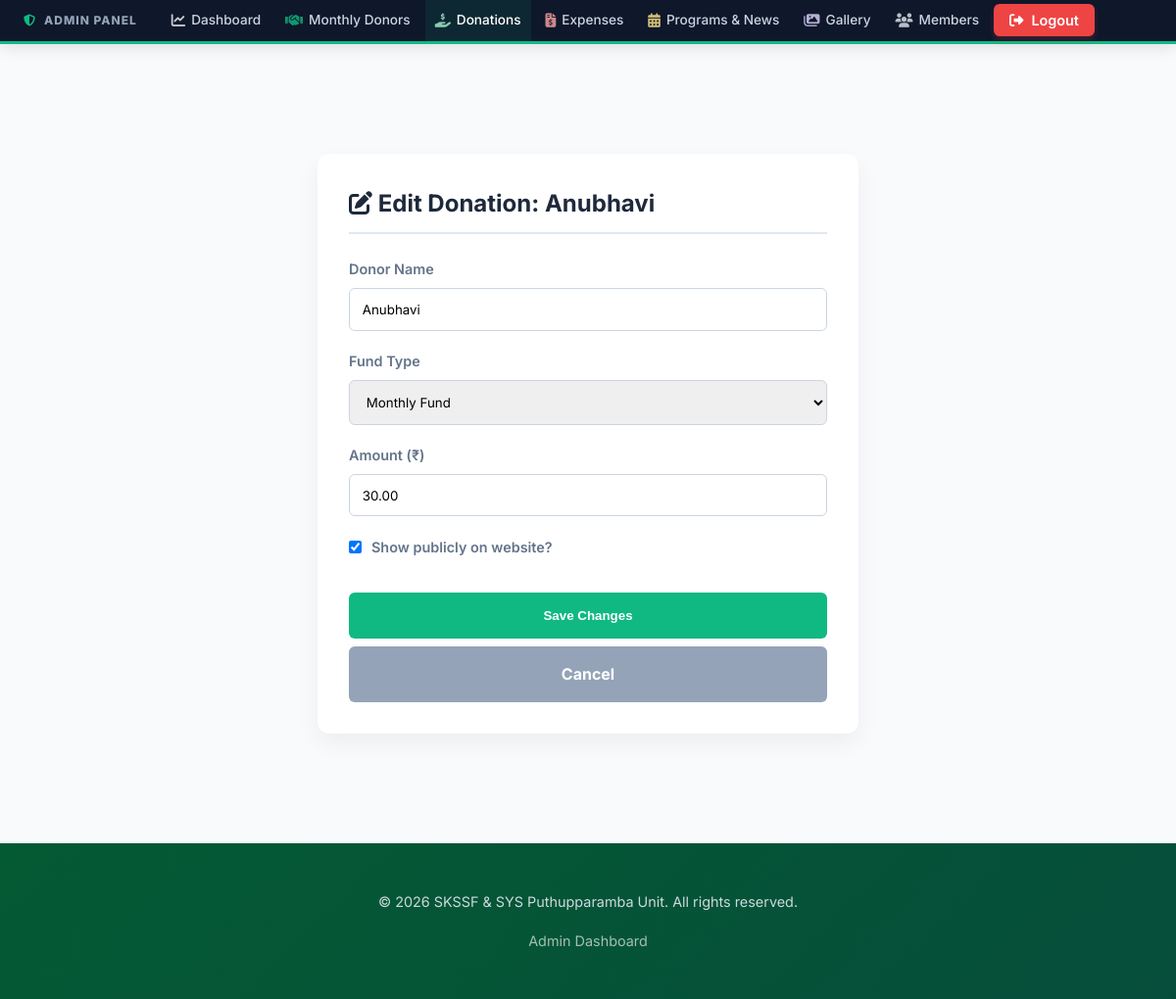
Screenshot of /manage/donations/edit/2/ (signed in) with the database file from the repository.
### portal/models.py (models this page shows, shortened)
class Donation(models.Model):
    DONATION_TYPES = (
        ('monthly', 'Monthly Fund'),
        ('general', 'General Donation'),
    )
    donor_name = models.CharField(max_length=255, default='Anubhavi')
    monthly_donor = models.ForeignKey(MonthlyDonor, on_delete=models.SET_NULL, null=True, blank=True, help_text="Link this donation to a registered monthly donor")
    donation_type = models.CharField(max_length=20, choices=DONATION_TYPES)
    amount = models.DecimalField(max_digits=10, decimal_places=2)
    date = models.DateField(default=django.utils.timezone.now)
    is_public = models.BooleanField(default=True)
    class Meta:
        ordering = ['-date']

### portal/views.py (the view)
# urls.py: path('manage/donations/edit/<int:pk>/', views.edit_donation, name='edit_donation'),
@staff_member_required(login_url='/login/')
def edit_donation(request, pk):
    from django.shortcuts import get_object_or_404
    donation = get_object_or_404(Donation, pk=pk)
    if request.method == 'POST':
        form = DonationForm(request.POST, instance=donation)
        if form.is_valid():
            form.save()
            messages.success(request, 'Donation updated successfully!')
            return redirect('manage_donations')
    else:
        form = DonationForm(instance=donation)
    return render(request, 'edit_donation.html', {'form': form, 'donation': donation})

### portal/forms.py
class DonationForm(forms.ModelForm):
    class Meta:
        model = Donation
        fields = ['donor_name', 'monthly_donor', 'donation_type', 'amount', 'date', 'is_public']
        widgets = {
            'donor_name': forms.TextInput(attrs={'class': 'form-control'}),
            'monthly_donor': forms.Select(attrs={'class': 'form-control'}),
            'donation_type': forms.Select(attrs={'class': 'form-control'}),
            'amount': forms.NumberInput(attrs={'class': 'form-control', 'step': '0.01'}),
            'date': forms.DateInput(attrs={'class': 'form-control', 'type': 'date'}),
            'is_public': forms.CheckboxInput(attrs={'class': 'form-check-input'}),
        }

### templates/edit_donation.html (shortened to what this page needs)
{% extends 'base.html' %}
{% block content %}
<div class="manage-section">
    <div class="container container-small">
        <div class="form-card">
            <h2><i class="fas fa-edit"></i> Edit Donation: {{ donation.donor_name }}</h2>
            <form method="POST">
                <div class="form-group"><label>Donor Name</label>{{ form.donor_name }}</div>
                <div class="form-group"><label>Fund Type</label>{{ form.donation_type }}</div>
                <div class="form-group"><label>Amount (₹)</label>{{ form.amount }}</div>
                <div class="form-group" style="display: flex; align-items: center; gap: 10px;">
                    {{ form.is_public }} <label style="margin: 0;">Show publicly on website?</label>
                </div>
                <button type="submit" class="btn-submit">Save Changes</button>
                <a href="{% url 'manage_donations' %}" class="btn-cancel">Cancel</a>
            </form>
        </div>
    </div>
</div>
{% endblock %}

### templates/base.html (style rules this page uses)
:root { --primary: #0F5132; --primary-light: #198754; --surface: #ffffff; --background: #f8fafc; --text-main: #1e293b; --text-muted: #64748b; --border: #e2e8f0; --radius-lg: 16px; --radius-md: 12px; --radius-sm: 8px; --shadow-sm: 0 1px 3px rgba(0, 0, 0, 0.05); --shadow-md: 0 4px 6px -1px rgba(0, 0, 0, 0.1), 0 2px 4px -1px rgba(0, 0, 0, 0.06); --shadow-lg: 0 10px 15px -3px rgba(0, 0, 0, 0.1), 0 4px 6px -2px rgba(0, 0, 0, 0.05); --transition: all 0.3s cubic-bezier(0.4, 0, 0.2, 1); }
* { box-sizing: border-box; margin: 0; padding: 0; }
body { font-family: 'Inter', -apple-system, BlinkMacSystemFont, sans-serif; background-color: var(--background); color: var(--text-main); line-height: 1.6; -webkit-font-smoothing: antialiased; display: flex; flex-direction: column; min-height: 100vh; }
.container { max-width: 1200px; margin: 0 auto; padding: 3rem 1.5rem; flex: 1; }

### templates/edit_donation.html (style rules this page uses)
.manage-section { padding: 4rem 0; background: #f8fafc; min-height: 80vh; }
.container-small { max-width: 600px; margin: 0 auto; }
.form-card { background: white; padding: 2rem; border-radius: 12px; box-shadow: 0 10px 25px rgba(0,0,0,0.05); }
.form-card h2 { font-size: 1.5rem; color: var(--text-main); margin-bottom: 1.5rem; border-bottom: 2px solid #e2e8f0; padding-bottom: 10px; }
.form-group { margin-bottom: 1.2rem; }
.form-group label { display: block; margin-bottom: 0.5rem; font-weight: 600; color: var(--text-muted); font-size: 0.9rem; }
.form-control { width: 100%; padding: 0.8rem; border: 1px solid #cbd5e1; border-radius: 6px; font-family: inherit; }
.btn-submit { width: 100%; padding: 1rem; background: #10b981; color: white; border: none; border-radius: 6px; font-weight: 700; cursor: pointer; margin-top: 1rem; transition: background 0.3s; }
.btn-cancel { width: 100%; padding: 1rem; background: #94a3b8; color: white; border: none; border-radius: 6px; font-weight: 700; cursor: pointer; margin-top: 0.5rem; display: block; text-align: center; text-decoration: none; }

### rows the page displays
Donation: donor_name "Anubhavi", donation_type "Monthly Fund", amount "30.00", is_public "☑"
